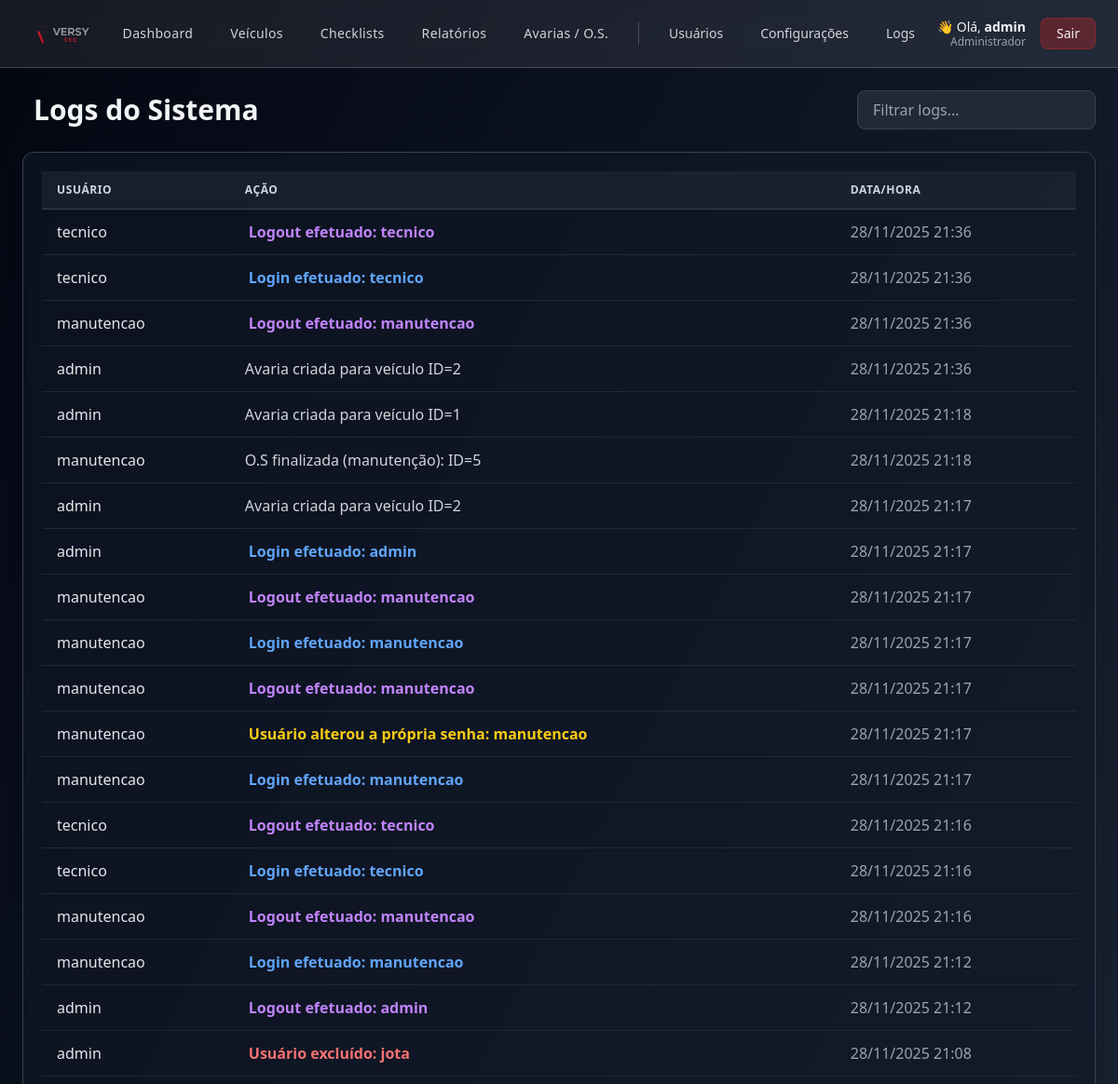
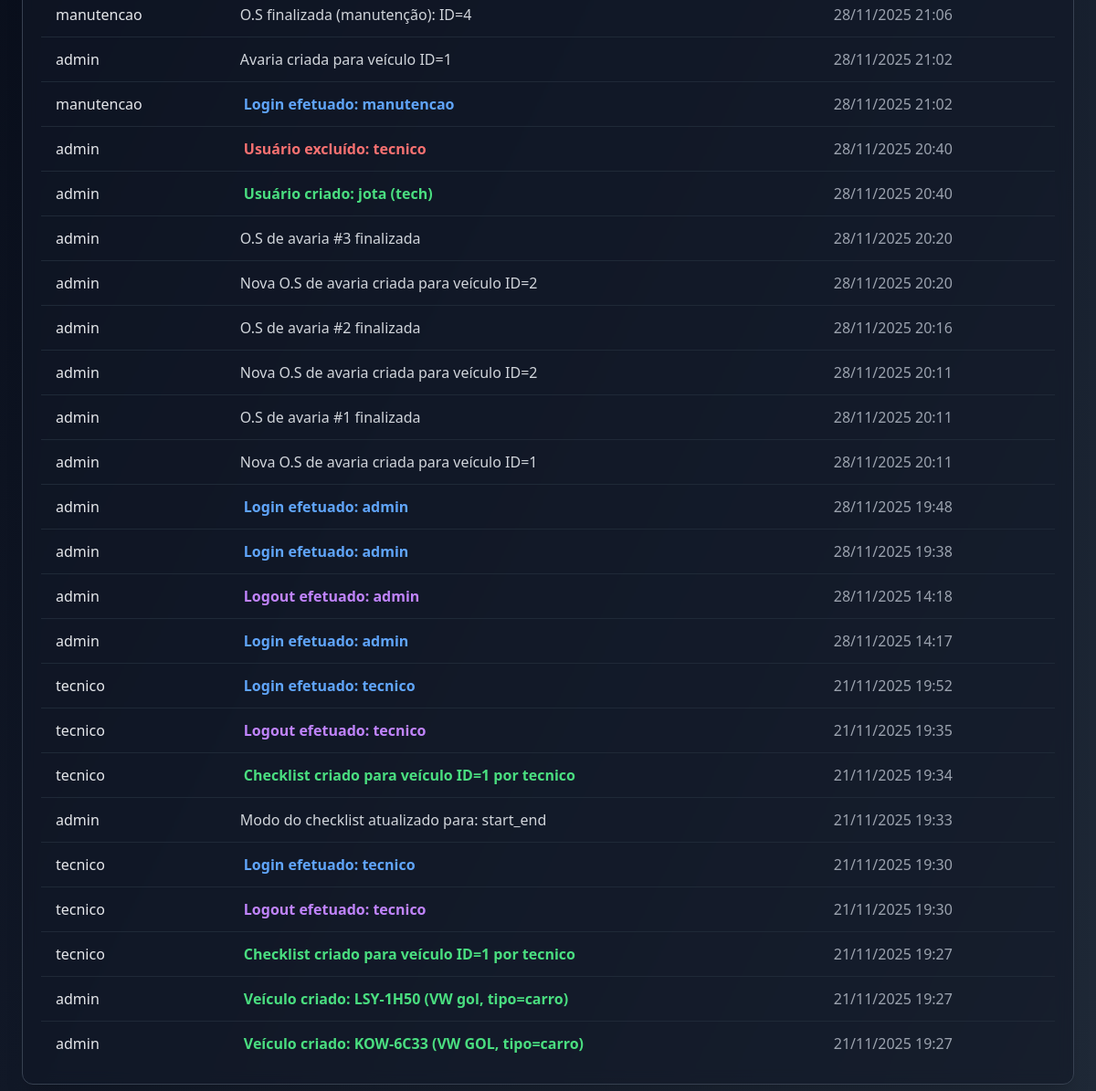
The app's page /logs (signed in) with its own data (2 pictures, top to bottom).
### app.py (models this page shows, shortened)
class User(UserMixin, db.Model):
    __tablename__ = "user"
    id = db.Column(db.Integer, primary_key=True)
    username = db.Column(db.String(80), unique=True, nullable=False)
    password_hash = db.Column(db.String(255), nullable=False)
    is_admin_legacy = db.Column("is_admin", db.Boolean, default=False)
    role = db.Column(db.String(20), default=None)
    @property
    def is_admin(self):
        if self.role is None:
            return bool(self.is_admin_legacy)
        return self.role == "admin"
    @property
    def is_supervisor(self):
        return self.role == "supervisor"
    @property
    def is_tech(self):
        if self.role is None and not self.is_admin_legacy:
            return True
        return self.role == "tech"
    @property
    def is_manutencao(self):
        return self.role == "manutencao"

class Log(db.Model):
    __tablename__ = "log"
    id = db.Column(db.Integer, primary_key=True)
    usuario = db.Column(db.String(100), nullable=False)
    acao = db.Column(db.String(255), nullable=False)
    data_hora = db.Column(db.DateTime, default=datetime.utcnow)

### app.py (the view)
@app.route("/logs")
@admin_required
def logs():
    registros = Log.query.order_by(Log.data_hora.desc()).all()
    return render_template("logs.html", registros=registros)

### app.py (called while the page is built, shortened)
@login_manager.user_loader
def load_user(uid):
    return User.query.get(int(uid))

def admin_required(view):
    @wraps(view)
    def wrapper(*args, **kwargs):
        if not current_user.is_authenticated:
            return redirect(url_for("login"))
        return view(*args, **kwargs)
    return wrapper

@app.context_processor
def inject_role_flags():
    return dict(
        ROLE_ADMIN=(current_user.is_authenticated and current_user.is_admin),
        ROLE_SUPERVISOR=(current_user.is_authenticated and current_user.is_supervisor),
        ROLE_TECH=(current_user.is_authenticated and current_user.is_tech),
        ROLE_MANUTENCAO=(current_user.is_authenticated and current_user.is_manutencao),
    )

### templates/logs.html (shortened to what this page needs)
{% extends "layout.html" %}
{% block content %}
<div class="max-w-6xl mx-auto">
    <div class="flex items-center justify-between mb-6">
        <h1 class="text-3xl font-semibold text-gray-100 flex items-center gap-3">
            Logs do Sistema
        </h1>
        <div class="relative">
            <input id="filtro" type="text" placeholder="Filtrar logs..."
                class="bg-gray-800 border border-gray-700 text-gray-200 px-4 py-2 rounded-lg w-64 focus:ring-2 focus:ring-blue-500 outline-none">
        </div>
    </div>
    <div class="bg-gray-900/60 backdrop-blur rounded-xl border border-gray-700 shadow-xl p-5">
        <table id="tabelaLogs" class="min-w-full divide-y divide-gray-700">
            <thead class="bg-gray-800/60">
                <tr>
                    <th class="px-4 py-3 text-left text-gray-300 uppercase text-xs tracking-wider">Usuário</th>
                    <th class="px-4 py-3 text-left text-gray-300 uppercase text-xs tracking-wider">Ação</th>
                    <th class="px-4 py-3 text-left text-gray-300 uppercase text-xs tracking-wider">Data/Hora</th>
                </tr>
            </thead>
            <tbody class="divide-y divide-gray-800 text-gray-200">
                {% for r in registros %}
                <tr class="hover:bg-gray-800/40 transition">
                    <td class="px-4 py-3 font-medium">{{ r.usuario }}</td>
                    <td class="px-4 py-3">
                        {% set text = r.acao.lower() %}
                        {% if "criado" in text %}
                            <span class="text-green-400 font-semibold">
                                 {{ r.acao }}
                            </span>
                        {% elif "excluído" in text or "delet" in text %}
                            <span class="text-red-400 font-semibold">
                                 {{ r.acao }}
                            </span>
                        {% elif "edit" in text or "alter" in text %}
                            <span class="text-yellow-400 font-semibold">
                                 {{ r.acao }}
                            </span>
                        {% elif "login" in text %}
                            <span class="text-blue-400 font-semibold">
                                 {{ r.acao }}
                            </span>
                        {% elif "logout" in text %}
                            <span class="text-purple-400 font-semibold">
                                 {{ r.acao }}
                            </span>
                        {% else %}
                            <span class="text-gray-300">{{ r.acao }}</span>
                        {% endif %}
                    </td>
                    <td class="px-4 py-3 text-gray-400">
                        {{ r.data_hora.strftime('%d/%m/%Y %H:%M') }}
                    </td>
                </tr>
                {% endfor %}
            </tbody>
        </table>
    </div>
</div>
{% endblock %}

### templates/layout.html (shortened to what this page needs)
<!doctype html>
<html lang="pt-BR" class="h-full">
  <head>
    <script src="https://cdn.tailwindcss.com"></script>
  </head>
  <body class="min-h-screen bg-gradient-to-br from-gray-950 via-gray-900 to-gray-800 text-gray-100">
    <header class="glass border-b border-white/20 sticky top-0 z-50">
      <div class="max-w-7xl mx-auto px-6 py-2 flex items-center justify-between">
        <div class="flex items-center gap-3">
          <img src="{{ url_for('static', filename='logo.png') }}"
               class="h-14 w-auto object-contain drop-shadow"
               alt="Logo">
        </div>
        {% if current_user.is_authenticated and (ROLE_ADMIN or ROLE_SUPERVISOR) %}
        <nav class="hidden md:flex items-center gap-2 text-sm font-medium mx-auto">
          {% set menu_items = [
            ('Dashboard', 'dashboard'),
            ('Veículos', 'vehicles'),
            ('Checklists', 'checklists'),
            ('Relatórios', 'reports'),
            ('Avarias / O.S.', 'avarias_registro')
          ] %}
          {% for label, route in menu_items %}
            <a href="{{ url_for(route) }}"
               class="px-4 py-2 rounded-lg text-gray-300 hover:text-white
                      hover:bg-blue-600/20 font-medium tracking-wide">
              {{ label }}
            </a>
          {% endfor %}
          {% if ROLE_ADMIN %}
            <a href="{{ url_for('users') }}"
               class="px-4 py-2 rounded-lg text-gray-300 hover:text-white hover:bg-blue-600/20">
               Usuários
            </a>
            <a href="{{ url_for('config_checklist') }}"
               class="px-4 py-2 rounded-lg text-gray-300 hover:text-white hover:bg-blue-600/20">
               Configurações
            </a>
            <a href="{{ url_for('logs') }}"
               class="px-4 py-2 rounded-lg text-gray-300 hover:text-white hover:bg-yellow-600/20">
               Logs
            </a>
          {% endif %}
        </nav>
        {% endif %}
        <div class="flex items-center gap-4">
          {% if current_user.is_authenticated %}
            <div class="text-right leading-tight">
              <p class="text-sm text-gray-100">
                👋 Olá, <span class="font-semibold">{{ current_user.username }}</span>
              </p>
              <p class="text-xs text-gray-400 -mt-0.5">
                {% if ROLE_ADMIN %}Administrador{% elif ROLE_SUPERVISOR %}Supervisor{% else %}Técnico{% endif %}
              </p>
            </div>
            <a href="{{ url_for('logout') }}"
               class="px-4 py-1.5 rounded-lg text-sm bg-red-600/30 border border-red-600/40
                      hover:bg-red-600/40 hover:text-red-100">
              Sair
            </a>
          {% else %}
            <a href="{{ url_for('login') }}" class="text-sm hover:text-blue-400">
              Login
            </a>
          {% endif %}
        </div>
      </div>
    </header>
    <main class="max-w-7xl mx-auto px-6 py-6">
      {% block content %}{% endblock %}
    </main>
  </body>
</html>

### templates/layout.html (style rules this page uses)
* { transition: 0.15s ease-in-out; }
.glass { background: rgba(255, 255, 255, 0.08); backdrop-filter: blur(12px); }

### records on screen
User: username "admin"
Log: usuario "tecnico", acao "Logout efetuado: tecnico", data_hora "28/11/2025 21:36"
Log: usuario "tecnico", acao "Login efetuado: tecnico", data_hora "28/11/2025 21:36"
Log: usuario "manutencao", acao "Logout efetuado: manutencao", data_hora "28/11/2025 21:36"
Log: usuario "admin", acao "Avaria criada para veículo ID=2", data_hora "28/11/2025 21:36"
Log: usuario "admin", acao "Avaria criada para veículo ID=1", data_hora "28/11/2025 21:18"
Log: usuario "manutencao", acao "O.S finalizada (manutenção): ID=5", data_hora "28/11/2025 21:18"
Log: usuario "admin", acao "Avaria criada para veículo ID=2", data_hora "28/11/2025 21:17"
Log: usuario "admin", acao "Login efetuado: admin", data_hora "28/11/2025 21:17"
Log: usuario "manutencao", acao "Logout efetuado: manutencao", data_hora "28/11/2025 21:17"
Log: usuario "manutencao", acao "Login efetuado: manutencao", data_hora "28/11/2025 21:17"
Log: usuario "manutencao", acao "Logout efetuado: manutencao", data_hora "28/11/2025 21:17"
Log: usuario "manutencao", acao "Usuário alterou a própria senha: manutencao", data_hora "28/11/2025 21:17"
Log: usuario "manutencao", acao "Login efetuado: manutencao", data_hora "28/11/2025 21:17"
Log: usuario "tecnico", acao "Logout efetuado: tecnico", data_hora "28/11/2025 21:16"
Log: usuario "tecnico", acao "Login efetuado: tecnico", data_hora "28/11/2025 21:16"
Log: usuario "manutencao", acao "Logout efetuado: manutencao", data_hora "28/11/2025 21:16"
Log: usuario "manutencao", acao "Login efetuado: manutencao", data_hora "28/11/2025 21:12"
Log: usuario "admin", acao "Logout efetuado: admin", data_hora "28/11/2025 21:12"
Log: usuario "admin", acao "Usuário excluído: jota", data_hora "28/11/2025 21:08"
Log: usuario "manutencao", acao "O.S finalizada (manutenção): ID=4", data_hora "28/11/2025 21:06"
Log: usuario "admin", acao "Avaria criada para veículo ID=1", data_hora "28/11/2025 21:02"
Log: usuario "manutencao", acao "Login efetuado: manutencao", data_hora "28/11/2025 21:02"
Log: usuario "admin", acao "Usuário excluído: tecnico", data_hora "28/11/2025 20:40"
Log: usuario "admin", acao "Usuário criado: jota (tech)", data_hora "28/11/2025 20:40"
Log: usuario "admin", acao "O.S de avaria #3 finalizada", data_hora "28/11/2025 20:20"
Log: usuario "admin", acao "Nova O.S de avaria criada para veículo ID=2", data_hora "28/11/2025 20:20"
Log: usuario "admin", acao "O.S de avaria #2 finalizada", data_hora "28/11/2025 20:16"
Log: usuario "admin", acao "Nova O.S de avaria criada para veículo ID=2", data_hora "28/11/2025 20:11"
Log: usuario "admin", acao "O.S de avaria #1 finalizada", data_hora "28/11/2025 20:11"
Log: usuario "admin", acao "Nova O.S de avaria criada para veículo ID=1", data_hora "28/11/2025 20:11"
Log: usuario "admin", acao "Login efetuado: admin", data_hora "28/11/2025 19:48"
Log: usuario "admin", acao "Login efetuado: admin", data_hora "28/11/2025 19:38"
Log: usuario "admin", acao "Logout efetuado: admin", data_hora "28/11/2025 14:18"
Log: usuario "admin", acao "Login efetuado: admin", data_hora "28/11/2025 14:17"
Log: usuario "tecnico", acao "Login efetuado: tecnico", data_hora "21/11/2025 19:52"
Log: usuario "tecnico", acao "Logout efetuado: tecnico", data_hora "21/11/2025 19:35"
Log: usuario "tecnico", acao "Checklist criado para veículo ID=1 por tecnico", data_hora "21/11/2025 19:34"
Log: usuario "admin", acao "Modo do checklist atualizado para: start_end", data_hora "21/11/2025 19:33"
Log: usuario "tecnico", acao "Login efetuado: tecnico", data_hora "21/11/2025 19:30"
Log: usuario "tecnico", acao "Logout efetuado: tecnico", data_hora "21/11/2025 19:30"
Log: usuario "tecnico", acao "Checklist criado para veículo ID=1 por tecnico", data_hora "21/11/2025 19:27"
Log: usuario "admin", acao "Veículo criado: LSY-1H50 (VW gol, tipo=carro)", data_hora "21/11/2025 19:27"
Log: usuario "admin", acao "Veículo criado: KOW-6C33 (VW GOL, tipo=carro)", data_hora "21/11/2025 19:27"

### other values on screen
{{ label }} "Dashboard" "Veículos" "Checklists" "Relatórios" "Avarias / O.S."
